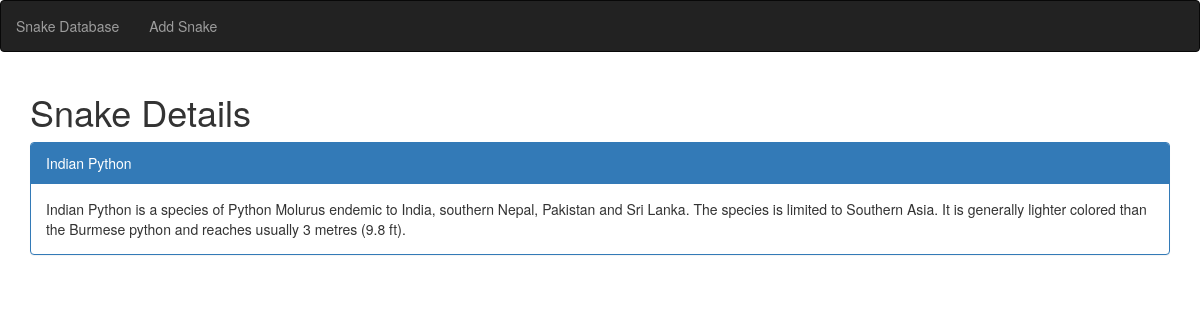
Screenshot of /snake/5 with the database file from the repository.
### snakes/models.py (models this page shows)
class Snake(models.Model):
    common_name = models.CharField(max_length=50)
    species = models.CharField(max_length=100)
    location = models.CharField(max_length=50)
    description = models.CharField(max_length=300)

### snakes/views.py (the view)
# urls.py: url(r'^snake/(?P<snake_id>\d+)', views.view, name='view_snake'),
def view(request, snake_id):
    snake = Snake.objects.get(id=snake_id)
    return render(request, 'view.html', {
        'snake': snake
    })

### snakes/templates/view.html
{% extends 'snake_database/templates/app.html' %}
{% block content %}
    <h1>Snake Details</h1>
    <div class="panel panel-primary">
      <div class="panel-heading">{{ snake.common_name }} </div>
      <div class="panel-body">{{ snake.common_name }} is a species of {{ snake.species }} endemic to {{ snake.location }}. {{ snake.description }}</div>
    </div>
{% endblock %}

### rows the page displays
Snake: common_name "Indian Python", species "Python Molurus", location "India, southern Nepal, Pakistan and Sri Lanka", description "The species is limited to Southern Asia. It is generally lighter colored than the Burmese python and reaches usually 3 metres (9.8 ft)."
